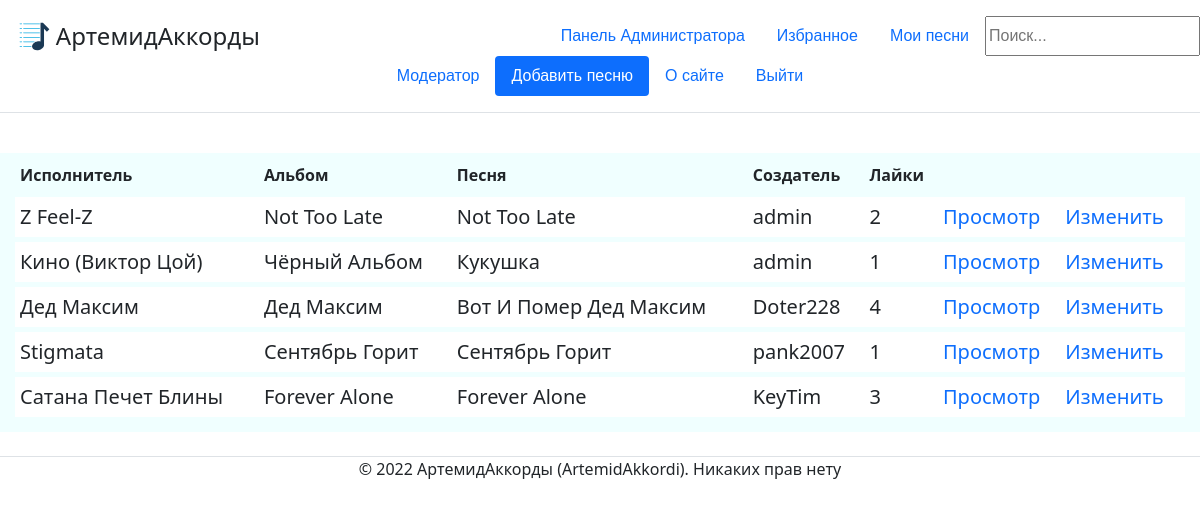
/my_favourites/10/ (signed in), run on an earlier commit of the app's database.
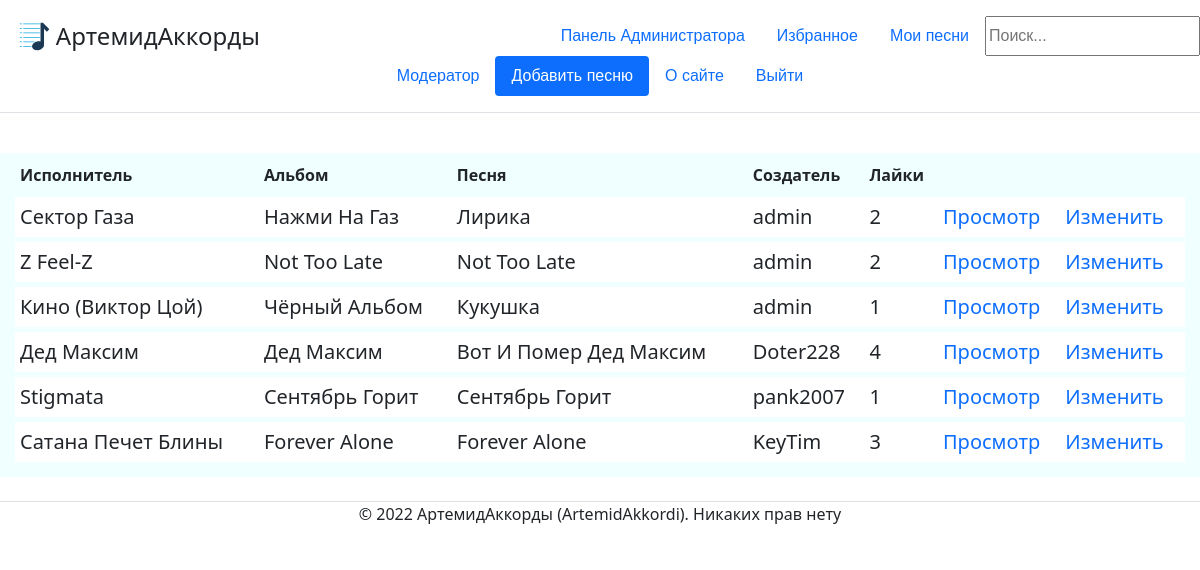
And on a later commit of the database.
### mainapp/models.py (models this page shows, shortened)
class Favourites(models.Model):
    guitarist = models.ForeignKey(User, on_delete=models.CASCADE, verbose_name='Пользователь', null=False)
    song = models.ForeignKey(ContentWithChords, on_delete=models.CASCADE, verbose_name='Песня', null=False)
    objects = models.Manager()

class ContentWithChords(models.Model):
    song = models.ForeignKey('Song', on_delete=models.CASCADE, help_text="Выберите песню", verbose_name='Песня', null=False)
    creator = models.ForeignKey(User, on_delete=models.CASCADE, verbose_name='Создатель', null=False)
    content = models.TextField(help_text='Введите содержание (текст песни с расставленными аккордами', verbose_name='Содержание', null=False)
    chords = models.ManyToManyField('Chord', help_text='Выберите какие аккорды есть в вашем содержании (например Am, C, F).', verbose_name='Аккорды')
    likes = models.IntegerField(default=0, help_text="Введите кол-во лайков", verbose_name="Лайки")
    objects = models.Manager()

class Song(models.Model):
    title = models.CharField(max_length=250, help_text='Введите название песни', verbose_name="Название песни", null=False)
    album = models.ForeignKey('Album', on_delete=models.CASCADE, help_text='Выберите альбом', verbose_name='Альбом', null=False)
    objects = models.Manager()
    def __str__(self):
        return self.title

class Album(models.Model):
    title = models.CharField(max_length=250, help_text='Введите название альбома', verbose_name="Название альбома", null=False)
    singer = models.ForeignKey('Singer', on_delete=models.CASCADE, help_text='Выберите исполнителя', verbose_name='Исполнитель', null=False)
    objects = models.Manager()
    def __str__(self):
        return self.title

class Singer(models.Model):
    name = models.CharField(max_length=250, help_text='Введите название исполнителя', verbose_name='Исполнитель', null=False)
    objects = models.Manager() #служебное поле для доступа к объектам в базе данных
    def __str__(self):
        return self.name

### mainapp/views.py (the view)
# urls.py: path('my_favourites/<int:id>/', views.my_favourites, name='my_favourites'),
def my_favourites(request, id): # список избранного
    if request.user.is_authenticated:
        user = User.objects.get(id=id)
        if user == request.user:
            flag_moder = check_moder(request)
            user_favourites = Favourites.objects.filter(guitarist=user).order_by('-id')
            return render(request, 'mainapp/index.html', {'user_favourites': user_favourites, 'moder':flag_moder})
        else:
            return HttpResponseRedirect("/")
    else:
        return HttpResponseRedirect("/")

### mainapp/views.py (called while the page is built)
def check_moder(request): #проверка роли пользователя
    flag_moder = False
    if User.objects.filter(pk=request.user.id, groups__name='Moderator').exists() or User.objects.filter(pk=request.user.id, groups__name='Admin').exists():
        flag_moder = True
    return flag_moder

### templates/mainapp/index.html (shortened to what this page needs)
{% extends 'mainapp/base.html' %}
{% block site_content %}
{% load static %}
<link href= '{% static "css/index.css" %}' rel="stylesheet" >
        {% if user_favourites != null %}
<div class="main_table">
    <table>
            <tr><th>Исполнитель</th><th>Альбом</th><th>Песня</th><th>Создатель</th><th>Лайки</th><th></th><th></th></tr>
            {% for favourite in user_favourites %}
            <tr>
                <td>{{ favourite.song.song.album.singer }}</td>
                <td>{{ favourite.song.song.album }}</td>
                <td>{{ favourite.song.song }}</td>
                <td>{{ favourite.song.creator }}</td>
                <td>{{ favourite.song.likes }}</td>
                <td><a href="/content/{{favourite.song.id}}">Просмотр</a></td>
                {% if moder == True  or favourite.song.creator == user %}
                    <td><a href="/change/{{favourite.song.id}}">Изменить</a></td>
                {% endif %}
            </tr>
            {% endfor %}
        {% endif %}
    </table>
</div>
{% endblock %}

What changed in the data, as far as the page shows it:
added Favourites: song.song.album.singer "Сектор Газа", song.song.album "Нажми На Газ", song.song "Лирика", song.creator "admin", song.likes "2"
